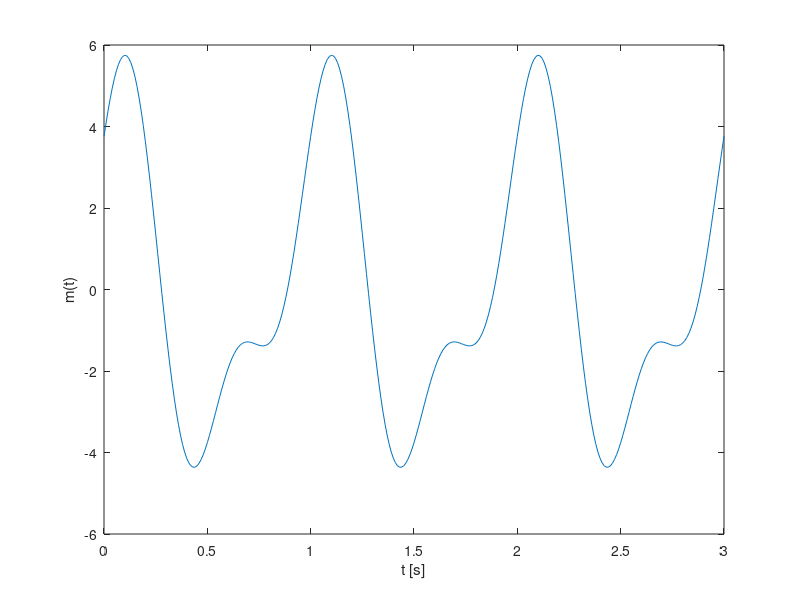
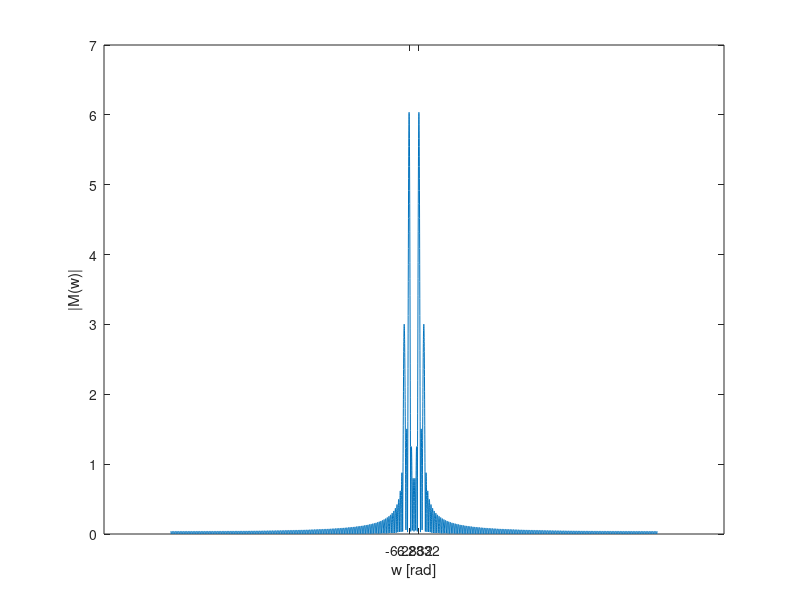

Write MATLAB code to recreate these figures, in order. (Note: this script raises an error after producing the figures.)
close all; 
clear all; 
clc; 


%% ====PRACTICA 3 MODULACION EN AMPLITUD ======
% OBJETIVO: Analizar en el dominio del tiempo y de la frecuencia, señales
% de AM-DSB-LC

% Parte 2

% La señal modulante está dada por 
% m(t) = 4 cos(2pi t - pi/4) + 2 sen(4pi t)
% Xc(t) = Acos(20pi t)    (A=2)

fc = 10; % Frecuencia de portadora = 10[Hz] = 20pi[rad/s]
A = 2;
ts = 1/100;
Fs = 1/ts;

t = -0: ts :3;  

m_t = 4.*cos(2*pi.*t - pi/9) + 2.*sin(4*pi.*t);
maxmsg = max(abs(m_t));

%% Fourier
N = 10000; 
w = 2.*pi.*((-N/2) : ((N/2) -1)).*(Fs/N);

% Mensaje 
M_wsn = fftshift(abs(fft(m_t,N)));
M_w = (M_wsn)/Fs;

%% a) Graficar t vs m(t)
figure(1)
plot(t,m_t)
xlabel("t [s]")
ylabel("m(t)")

saveas(gcf, "P3-imgs/2-inciso-a.png")
%% b) Graficar w vs |M(w)|
figure(2)
plot(w,M_w)
xlabel("w [rad]")
ylabel("|M(w)|")
xticks([-2*pi 2*pi])
xticklabels(["-2\pi" "2\pi"])
xlim([-10*2*pi 10*2*pi])
%ylim([0 pi/2])
yticks([0 pi 2*pi])
yticklabels(["0" "\pi" "2\pi"])

saveas(gcf, "P3-imgs/2-inciso-b.png")
%% c) t vs mn(t)
figure(3)
mn_t = m_t./abs(min(m_t));
plot(t, mn_t)

saveas(gcf, "P3-imgs/2-inciso-c.png")
%% d) Graficar phi(t) = 2*(1 + m*mn(t))cos(20pi t), para m = 1, 0.5, 0.25
%    c1) Insertar las señales 2*(1 + m*mn(t)) y -2*(1 + m*mn(t))
figure(4)
tile1 = tiledlayout(3,1);
tile2 = tiledlayout(tile1,'flow','TileSpacing','Compact');
tile3 = tiledlayout(tile1,'flow','TileSpacing','Compact');
tile4 = tiledlayout(tile1,'flow','TileSpacing','Compact');
tile3.Layout.Tile = 2;
tile4.Layout.Tile = 3;

% m = 1
nexttile(tile2)
m = 1;
phi_t = 2.*(1 + m.*mn_t) .* cos(20*pi.*t);

plot(t,phi_t)
title("(a)")

% c1)
nexttile(tile2)
plot(t,phi_t)
hold on
plot(t,2.*(1 + m.*mn_t),Color="red")
plot(t,-2.*(1 + m.*mn_t),Color="red")
title("(b)")

title(tile2, "Índice de modulación = "+string(m))

% m = 0.5
nexttile(tile3)
m = 0.5;
phi_t = 2.*(1 + m.*mn_t) .* cos(20*pi.*t);

plot(t,phi_t)
title("(c)")

%c1)
nexttile(tile3)
plot(t,phi_t)
hold on
plot(t,2.*(1 + m.*mn_t),Color="red")
plot(t,-2.*(1 + m.*mn_t),Color="red")
title("(d)")

title(tile3, "Índice de modulación = "+string(m))

% m = 0.25
nexttile(tile4)
m = 0.25;
phi_t = 2.*(1 + m.*mn_t) .* cos(20*pi.*t);

plot(t,phi_t)
title("(e)")

% c1)
nexttile(tile4)
plot(t,phi_t)
hold on
plot(t,2.*(1 + m.*mn_t),Color="red")
plot(t,-2.*(1 + m.*mn_t),Color="red")
title("(f)")

title(tile4, "Índice de modulación = "+string(m))

saveas(gcf, "P3-imgs/2-inciso-d.png")
%% e) Graficar la magnitud de los espectros en d)
figure(5)
tiledlayout(3,1)
% A = 1
nexttile
m = 1;
phi_t = 2.*(1 + m.*mn_t) .* cos(20*pi.*t);
phi_w = fftshift(abs(fft(phi_t, N)))/Fs;

plot(w,phi_w)
title("(a) A=1")
xlabel("w [rad]")
ylabel("|M(w)|")


% A = 2
nexttile
m = 0.5;
phi_t = 2.*(1 + m.*mn_t) .* cos(20*pi.*t);
phi_w = fftshift(abs(fft(phi_t, N)))/Fs;

plot(w,phi_w)
title("(b) A=2")
xlabel("w [rad]")
ylabel("|M(w)|")

% A = 4
nexttile
m = 0.25;
phi_t = 2.*(1 + m.*mn_t) .* cos(20*pi.*t);
phi_w = (fftshift(abs(fft(phi_t, N))))/Fs;

plot(w,phi_w)
title("(c) A=4")
xlabel("w [rad]")
ylabel("|M(w)|")

saveas(gcf, "P3-imgs/2-inciso-e.png")